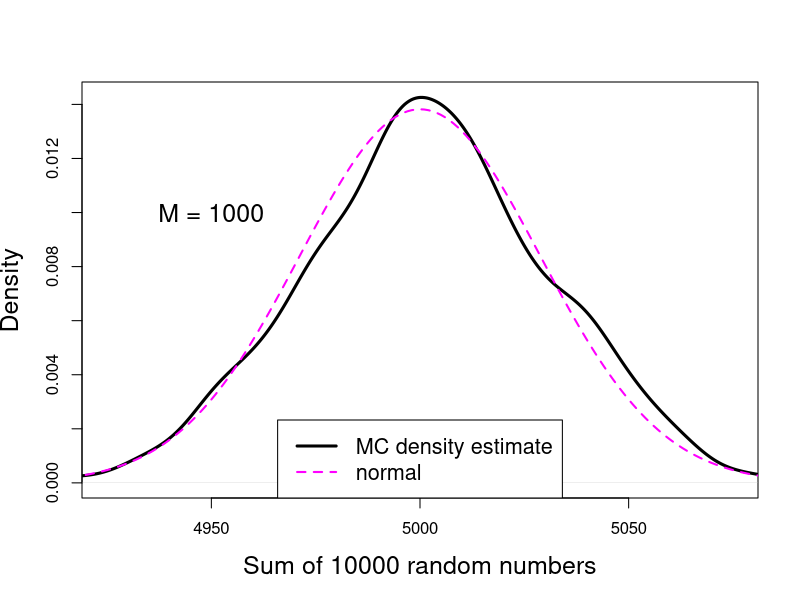

Generate this figure with R:
print('file: CLTdensity1e3MC.R')
print(date())
# Central Limit Theorem (CLT): sum of random numbers -> normal distribution
M = 1000    # number of Monte Carlo runs
N = 10000   # number of random numbers to sum up
S = numeric(M) # array for sums of random numbers
set.seed(1953) # set seed for random number generators
for(k in 1:M) S[k] = sum(runif(N))
Smean = mean(S); Ssd = sd(S)
SmeanTheory = N/2; SsdTheory = sqrt(N/12)
# png('SumRandomM1000DensityBook160104.png',width=16,height=16,units='cm',res=300)
plot(density(S,from=4900,to=5100),col='black',lwd=3,main='',
     xlab='Sum of 10000 random numbers',xlim=c(4925,5075),las=0,cex.lab=1.5)
text(4950,0.01,'M = 1000',col='black',cex=1.5)
x = seq(4900,5100,1); y = dnorm(x,SmeanTheory,SsdTheory)
lines(x,y,col='magenta',lwd=2,lty=2)
legend('bottom',legend=c('MC density estimate','normal'),col=c('black','magenta'),
       lty=c(1,2),lwd=c(3,2),cex=1.3)
# dev.off()
# --------------------------------------------------------------
# Results:
print(c('M = ',M))                            
print(c('Smean = ',round(Smean,3)))            
print(c('should be close to ',SmeanTheory))   
print(c('Ssd = ',round(Ssd,3)))                
print(c('should be close to ',round(SsdTheory,3)))
# --------------------------------------------------------------
# "file: CLTdensity1e3MC.R"
# "Sat Dec 17 10:06:38 2022"
# "M = " "1000"
# "Smean = " "5001.714"
# "should be close to " "5000"               
# "Ssd = " "29.185"
# "should be close to " "28.868" 
# --------------------------------------------------------------
